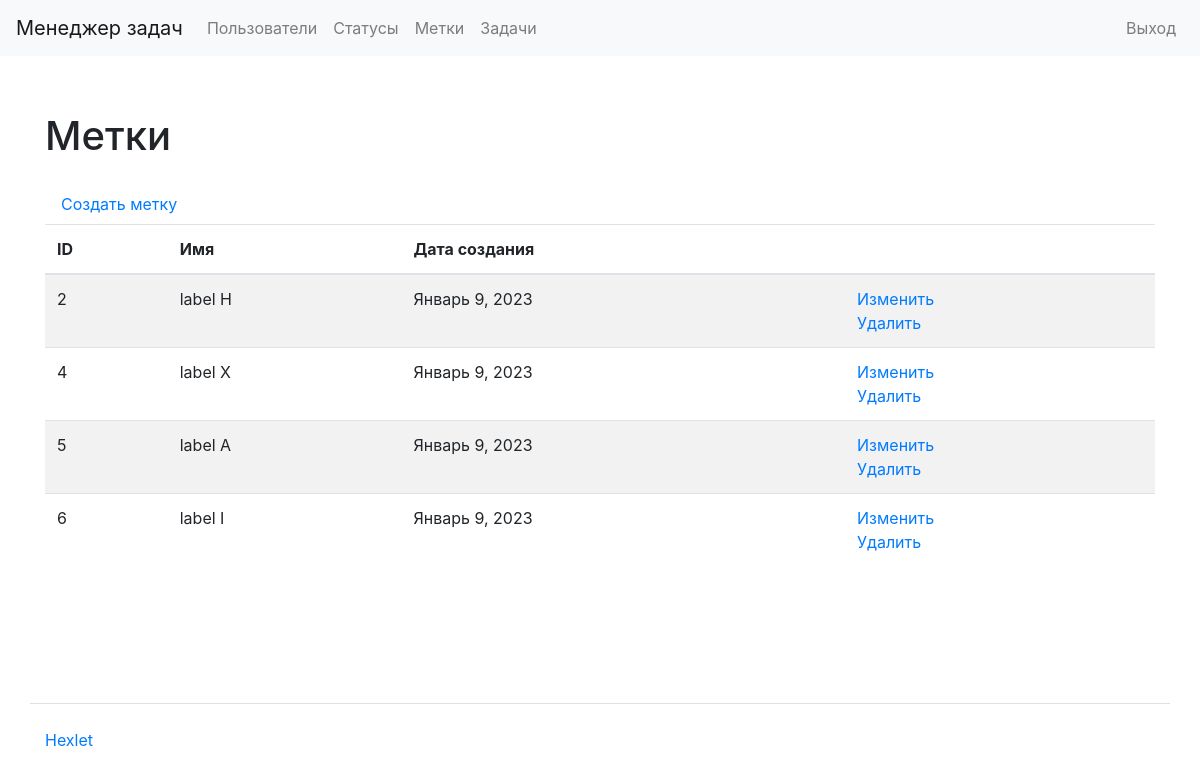
The app's page /labels/ (signed in), older data.
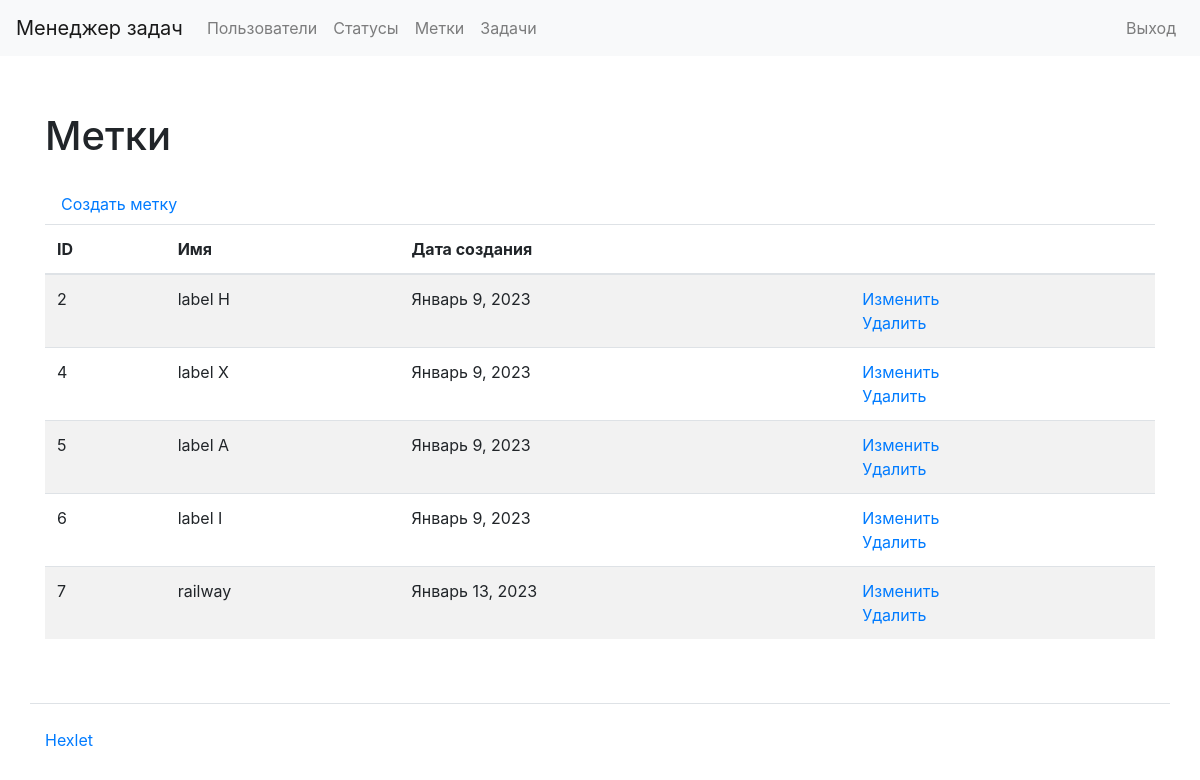
The same page, newer data.
### task_manager/labels/models.py (models this page shows, shortened)
class Label(models.Model):
    name = models.CharField(max_length=50, unique=True)
    created_at = models.DateTimeField(auto_now_add=True)

### task_manager/labels/views.py (the view)
# urls.py: path('', views.LabelsListView.as_view(), name='labels_index'),
class LabelsListView(LoginRequiredMixin, ListView):
    model = Label
    template_name = 'labels/index.html'

### task_manager/templates/labels/index.html (shortened to what this page needs)
{% extends "index.html" %}
{% load bootstrap4 %}
{% load i18n %}
{% block content %}
<div class="container wrapper flex-grow-1">
    <h1 class="my-4">
        {% trans "Labels" %}
    </h1>
    <a class="nav-link" href="{% url 'labels_create' %}">{% trans "Create label" %}</a>
    <table class="table table-striped">
        <thead>
            <tr>
                <th>ID</th>
                <th>{% trans "Name" %}</th>
                <th>{% trans "Creation date" %}</th>
                <th></th>
            </tr>
        </thead>
        <tbody>
            {% for label in object_list %}
            <tr>
                <td>{{ label.id }}</td>
                <td>{{ label.name }}</td>
                <td>{{ label.created_at|date:"F j, Y" }}</td>
                <td>
                    <a href="{% url 'labels_update' pk=label.id %}">
                        {% trans "Update" %}
                    </a>
                    <br/>
                    <a href="{% url 'labels_delete' pk=label.id %}">
                        {% trans "Delete" %}
                    </a>
                </td>
            </tr>
            {% endfor %}
        </tbody>
    </table>
</div>
{% endblock %}

Row changes from the older to the newer data that the page shows:
added Label: id "7", name "railway", created_at "Январь 13, 2023"
